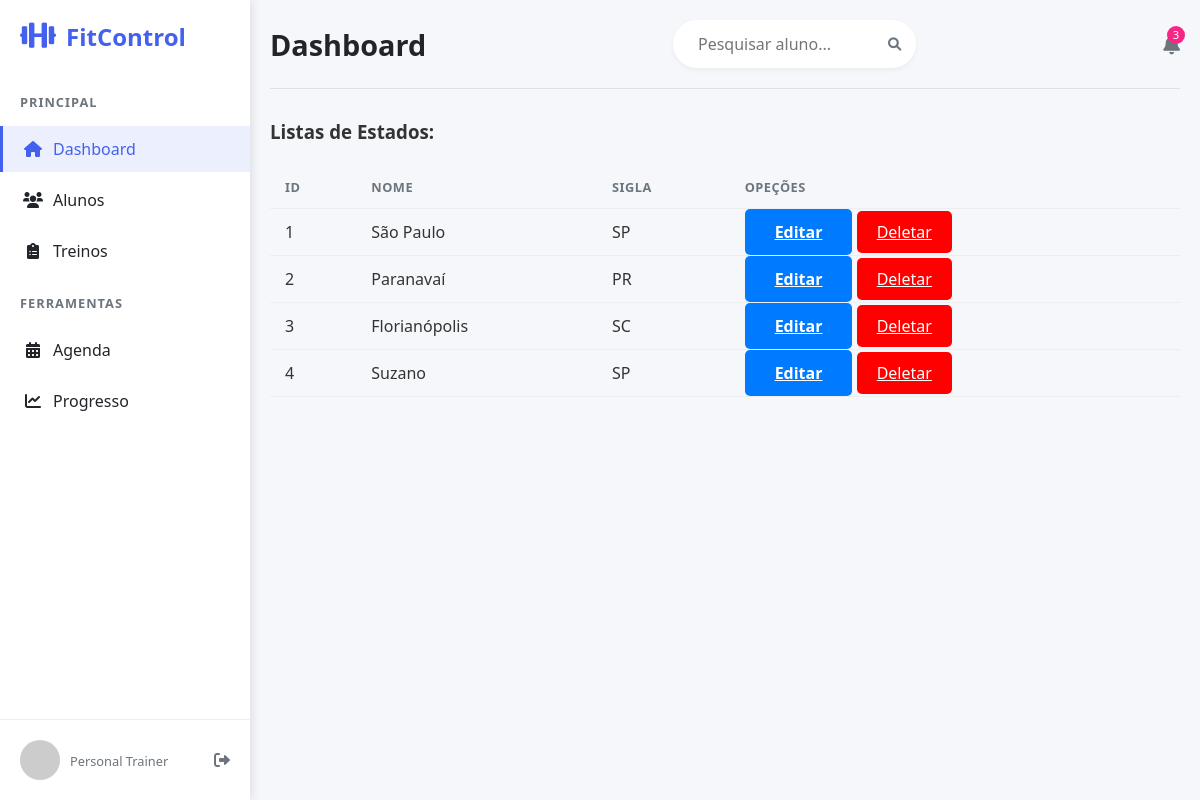
Page /listar/estado/ on the committed database.
### usuarios/models.py (models this page shows, shortened)
class Estado(models.Model):
    nome = models.CharField(max_length=30, verbose_name="Nome do Estado")
    sigla = models.CharField(max_length=2, verbose_name="Sigla do Estado")

### usuarios/views.py (the view)
# urls.py: path('listar/estado/', EstadoList.as_view(), name='listar_estado'),
class EstadoList(ListView):
    model = Estado
    template_name = 'cadastros/listas/estado.html'

### usuarios/templates/cadastros/listas/estado.html (shortened to what this page needs)
{% extends 'paginas/modelo.html' %}
{% load static %}
{% block conteudo %}
<h3>Listas de Estados:</h3>
<br>
<div>
    <table class= "table table-striped">
        <tr>
            <th>ID</th>
            <th>Nome</th>
            <th>Sigla</th>
            <th>Opeções</th>
        </tr>
        {% for estados in object_list%}
        <tr>
            <td>{{ estados.id }}</td>
            <td>{{ estados.nome }}</td>
            <td>{{ estados.sigla }}</td>
            <td>
                <a class="btn btn-primary" href="{% url 'editar_estado' estados.id %}" title="Editar">Editar</a>
                <a class="btn-danger" href="{% url 'excluir_estado' estados.id %}" title="Excluir">Deletar</a>
            </td>
        </tr>
        {% empty %}
        <tr>
            <td>Nenhum Estado registrado.</td>
        </tr>
        {% endfor %}
</table>
</div>
{% endblock%}

### static/css/main.css (style rules this page uses)
* { margin: 0; padding: 0; box-sizing: border-box; font-family: 'Segoe UI', Tahoma, Geneva, Verdana, sans-serif; }
body { background-color: #f5f5f5; color: #333; }
:root { --primary-color: #4361ee; --secondary-color: #3f37c9; --accent-color: #4895ef; --success-color: #4cc9f0; --danger-color: #f72585; --warning-color: #f8961e; --info-color: #43aa8b; --light-color: #f8f9fa; --dark-color: #212529; --gray-color: #6c757d; --sidebar-width: 250px; }
table { width: 100%; border-collapse: collapse; }
table th, table td { padding: 12px 15px; text-align: left; border-bottom: 1px solid #eee; }
table th { font-weight: 600; color: var(--gray-color); font-size: 0.8rem; text-transform: uppercase; letter-spacing: 0.5px; }

### static/css/form_cadastro.css (style rules this page uses)
.btn-primary { padding: 12px 30px; background: #007bff; color: white; border: none; border-radius: 5px; cursor: pointer; font-size: 16px; font-weight: 600; transition: background 0.3s; }

### static/css/aluno_form.css (style rules this page uses)
body { font-family: 'Segoe UI', Tahoma, Geneva, Verdana, sans-serif; background-color: #f5f7fb; margin: 0; padding: 0; color: #333; }

### static/css/lista.css (style rules this page uses)
.btn-danger { background-color: red; color: white; border: none; padding: 10px 20px; border-radius: 5px; cursor: pointer; transition: background-color 0.3s; }

### rows in the picture
Estado: id "1", nome "São Paulo", sigla "SP"
Estado: id "2", nome "Paranavaí", sigla "PR"
Estado: id "3", nome "Florianópolis", sigla "SC"
Estado: id "4", nome "Suzano", sigla "SP"
